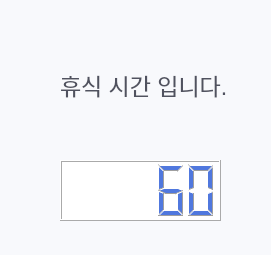
<?xml version="1.0" encoding="UTF-8"?>
<ui version="4.0">
 <class>Dialog</class>
 <widget class="QDialog" name="Dialog">
  <property name="geometry">
   <rect>
    <x>0</x>
    <y>0</y>
    <width>271</width>
    <height>255</height>
   </rect>
  </property>
  <property name="windowTitle">
   <string>Dialog</string>
  </property>
  <property name="styleSheet">
   <string notr="true">QWidget
{
	background-color: rgb(248, 249, 252);
	color: #000000;

}


/*-----QLabel-----*/
QLabel
{
	background-color: transparent;
	color: rgb(80, 82, 95);
	font-size: 23px;

}


QLCDNumber{
    color: rgb(80,120,222);    
    background-color: white;
}</string>
  </property>
  <widget class="QLCDNumber" name="lcdNumber">
   <property name="geometry">
    <rect>
     <x>60</x>
     <y>160</y>
     <width>161</width>
     <height>61</height>
    </rect>
   </property>
   <property name="intValue" stdset="0">
    <number>60</number>
   </property>
  </widget>
  <widget class="QLabel" name="label">
   <property name="geometry">
    <rect>
     <x>60</x>
     <y>40</y>
     <width>181</width>
     <height>89</height>
    </rect>
   </property>
   <property name="font">
    <font>
     <pointsize>-1</pointsize>
    </font>
   </property>
   <property name="text">
    <string>휴식 시간 입니다.</string>
   </property>
  </widget>
 </widget>
 <resources/>
 <connections/>
</ui>
